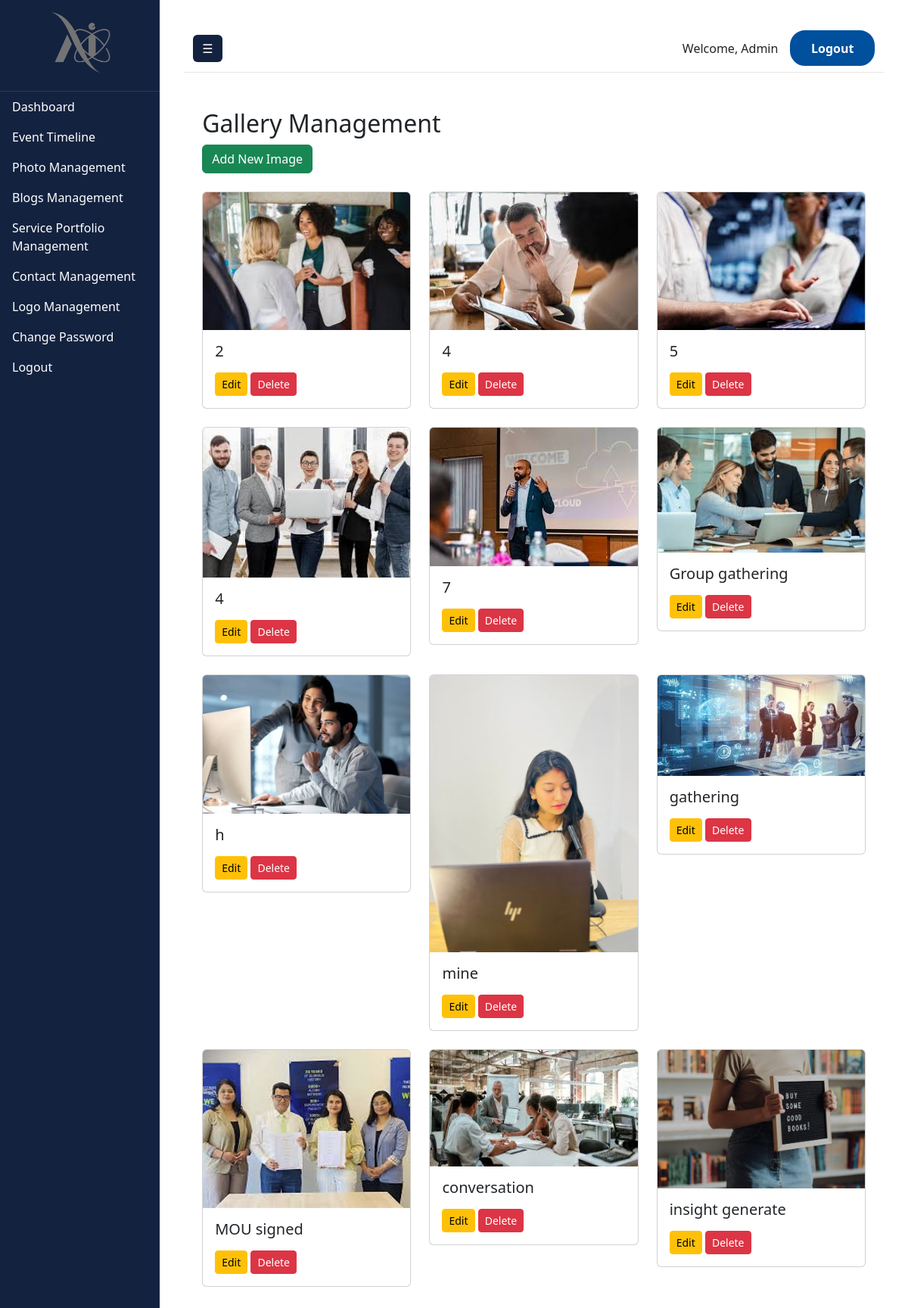
Page /admin-gallery/ on the committed database.
### admin_dashboard/models.py (models this page shows, shortened)
class SiteSettings(models.Model):
    logo = models.ImageField(upload_to='logos/', blank=True, null=True, help_text="Upload the site logo")
    updated_at = models.DateTimeField(auto_now=True)

class Gallery(models.Model):
    title = models.CharField(max_length=200, help_text="Title of the image")
    image = models.ImageField(upload_to='gallery/', help_text="Upload an image")
    description = models.TextField(blank=True, help_text="Optional description")
    created_at = models.DateTimeField(auto_now_add=True)

### admin_dashboard/views.py (the view)
# urls.py: path('admin-gallery/', views.admin_gallery, name='admin_gallery'),
def admin_gallery(request):
    images = Gallery.objects.all()
    return render(request, 'dashboard/admin_gallery.html', {'images': images})

### admin_dashboard/context_processors.py (called while the page is built)
def site_settings(request):
    site_settings = SiteSettings.objects.first()
    return {'site_settings': site_settings}

### admin_dashboard/templates/dashboard/admin_gallery.html (shortened to what this page needs)
{% extends "dashboard/base.html" %}
{% block content %}
<div class="container my-5">
    <h2>Gallery Management</h2>
    <a href="{% url 'add_gallery_item' %}" class="btn btn-success mb-4">Add New Image</a>
    <div class="row">
        {% for image in images %}
        <div class="col-md-4 mb-4">
            <div class="card">
                <img src="{{ image.image.url }}" class="card-img-top" alt="{{ image.title }}">
                <div class="card-body">
                    <h5 class="card-title">{{ image.title }}</h5>
                    <a href="{% url 'edit_gallery_item' image.pk %}" class="btn btn-warning btn-sm">Edit</a>
                    <a href="{% url 'delete_gallery_item' image.pk %}" class="btn btn-danger btn-sm">Delete</a>
                </div>
            </div>
        </div>
        {% endfor %}
    </div>
</div>
{% endblock %}

### admin_dashboard/templates/dashboard/base.html (shortened to what this page needs)
<!DOCTYPE html>
<html lang="en">
<head>
    {% load static %}
    <link href="https://cdn.jsdelivr.net/npm/bootstrap@5.3.0-alpha1/dist/css/bootstrap.min.css" rel="stylesheet">
</head>
<body>
    <div class="d-flex" id="wrapper">
        <div id="sidebar-wrapper">
            <div class="sidebar-heading">
                {% if site_settings and site_settings.logo %}
                    <img src="{{ site_settings.logo.url }}" alt="Admin Logo" class="admin-logo">
                {% else %}
                    <h4>AI Solutions</h4>
                {% endif %}
            </div>
            <div class="list-group list-group-flush">
                <a href="{% url 'admin_dashboard' %}" class="list-group-item list-group-item-action">Dashboard</a>
                <a href="{% url 'admin_event' %}" class="list-group-item list-group-item-action">Event Timeline</a>
                <a href="{% url 'admin_gallery' %}" class="list-group-item list-group-item-action">Photo Management</a>
                <a href="{% url 'admin_blog' %}" class="list-group-item list-group-item-action">Blogs Management</a>
                <a href="{% url 'manage_services' %}" class="list-group-item list-group-item-action">Service Portfolio Management</a>
                <a href="{% url 'manage_contacts' %}" class="list-group-item list-group-item-action">Contact Management</a>
                <a href="{% url 'manage_logo' %}" class="list-group-item list-group-item-action"> Logo Management</a>
                <a href="{% url 'change_password' %}" class="list-group-item list-group-item-action">Change Password</a>
                <a href="{% url 'logout' %}" class="list-group-item list-group-item-action">Logout</a>
            </div>
        </div>
        <div id="page-content-wrapper" class="w-100">
            <nav class="navbar navbar-expand-lg navbar-light">
                <div class="container-fluid">
                    <button class="btn btn-dark" id="menu-toggle">☰</button>
                    <div class="d-flex align-items-center">
                        <span class="me-3">Welcome, Admin</span>
                        <a href="{% url 'logout' %}" class="btn btn-outline-danger">Logout</a>
                    </div>
                </div>
            </nav>
            <div class="container-fluid mt-4">
                {% block content %}
                {% endblock %}
            </div>
        </div>
    </div>
</body>
</html>

### admin_dashboard/templates/dashboard/base.html (style rules this page uses)
#sidebar-wrapper { background-color: #13223f; color: white; min-height: 100vh; }
#sidebar-wrapper .sidebar-heading { font-size: 1.5rem; text-align: center; padding: 1rem; border-bottom: 1px solid rgba(255, 255, 255, 0.1); }
#sidebar-wrapper .list-group-item { color: white; background: none; border: none; transition: background 0.3s ease, color 0.3s ease; }
#page-content-wrapper { background-color: white; padding: 2rem; }
.navbar { background-color: white; border-bottom: 1px solid rgba(0, 0, 0, 0.1); }
.navbar .btn-dark { background-color: #13223f; color: white; border: none; }
.navbar .btn-outline-danger { background: #00509E; color: #FFFFFF; padding: 0.6rem 1.6rem; border-radius: 20px; font-weight: bold; text-decoration: none; border: 2px solid #00509E; transition: all 0.3s; }
.admin-logo { max-width: 150px; margin: 0 auto 0.5rem; display: block; height: 80px; }

### rows in the picture
SiteSettings: logo (picture)
Gallery: image (picture), title "2"
Gallery: image (picture), title "4"
Gallery: image (picture), title "5"
Gallery: image (picture), title "4"
Gallery: image (picture), title "7"
Gallery: image (picture), title "Group gathering"
Gallery: image (picture), title "h"
Gallery: image (picture), title "mine"
Gallery: image (picture), title "gathering"
Gallery: image (picture), title "MOU signed"
Gallery: image (picture), title "conversation"
Gallery: image (picture), title "insight generate"
